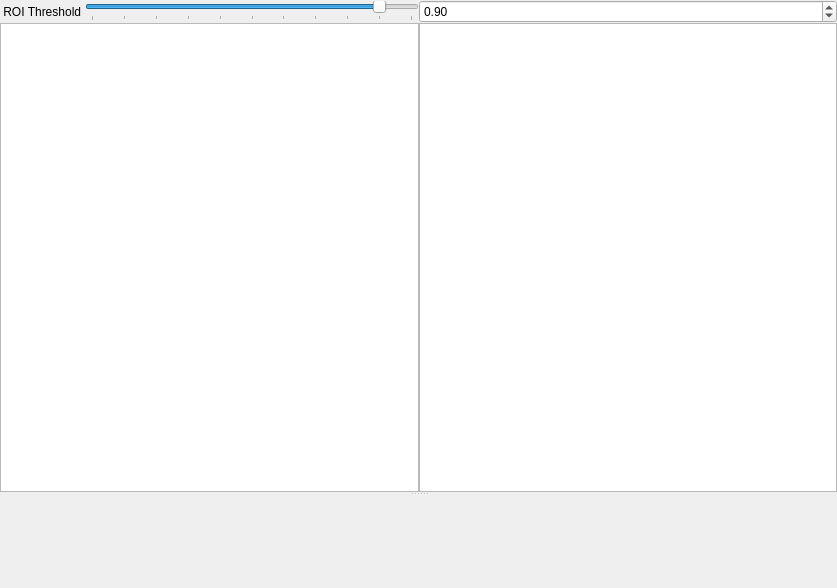
<?xml version="1.0" encoding="UTF-8"?>
<ui version="4.0">
 <class>Form</class>
 <widget class="QWidget" name="Form">
  <property name="geometry">
   <rect>
    <x>0</x>
    <y>0</y>
    <width>837</width>
    <height>588</height>
   </rect>
  </property>
  <property name="windowTitle">
   <string>Form</string>
  </property>
  <layout class="QGridLayout" name="gridLayout_3">
   <property name="leftMargin">
    <number>0</number>
   </property>
   <property name="topMargin">
    <number>0</number>
   </property>
   <property name="rightMargin">
    <number>0</number>
   </property>
   <property name="bottomMargin">
    <number>0</number>
   </property>
   <property name="spacing">
    <number>0</number>
   </property>
   <item row="0" column="0">
    <widget class="QSplitter" name="splitter">
     <property name="orientation">
      <enum>Qt::Vertical</enum>
     </property>
     <widget class="QWidget" name="layoutWidget">
      <layout class="QGridLayout" name="gridLayout">
       <property name="spacing">
        <number>0</number>
       </property>
       <item row="2" column="0" rowspan="2">
        <widget class="GraphicsView" name="graphicsView"/>
       </item>
       <item row="0" column="0">
        <layout class="QHBoxLayout" name="sliderHorizontalLayout">
         <item>
          <widget class="QLabel" name="horizontalSliderLabel">
           <property name="text">
            <string> ROI Threshold </string>
           </property>
          </widget>
         </item>
         <item>
          <widget class="QSlider" name="horizontalSlider">
           <property name="enabled">
            <bool>true</bool>
           </property>
           <property name="maximum">
            <number>100</number>
           </property>
           <property name="singleStep">
            <number>0</number>
           </property>
           <property name="value">
            <number>90</number>
           </property>
           <property name="orientation">
            <enum>Qt::Horizontal</enum>
           </property>
           <property name="tickPosition">
            <enum>QSlider::TicksBelow</enum>
           </property>
           <property name="tickInterval">
            <number>10</number>
           </property>
          </widget>
         </item>
        </layout>
       </item>
       <item row="0" column="2">
        <widget class="QDoubleSpinBox" name="sliderValueSpinBox">
         <property name="maximum">
          <double>1.000000000000000</double>
         </property>
         <property name="singleStep">
          <double>0.100000000000000</double>
         </property>
         <property name="value">
          <double>0.900000000000000</double>
         </property>
        </widget>
       </item>
       <item row="2" column="2">
        <widget class="AstroHistogramLUTWidget" name="histogram"/>
       </item>
      </layout>
     </widget>
     <widget class="AstroWaveFormPlotWidget" name="roiPlot" native="true">
      <property name="sizePolicy">
       <sizepolicy hsizetype="Preferred" vsizetype="Preferred">
        <horstretch>0</horstretch>
        <verstretch>0</verstretch>
       </sizepolicy>
      </property>
      <property name="minimumSize">
       <size>
        <width>0</width>
        <height>40</height>
       </size>
      </property>
     </widget>
    </widget>
   </item>
  </layout>
 </widget>
 <customwidgets>
  <customwidget>
   <class>PlotWidget</class>
   <extends>QWidget</extends>
   <header>pyqtgraph.widgets.PlotWidget</header>
   <container>1</container>
  </customwidget>
  <customwidget>
   <class>GraphicsView</class>
   <extends>QGraphicsView</extends>
   <header>pyqtgraph.widgets.GraphicsView</header>
  </customwidget>
  <customwidget>
   <class>HistogramLUTWidget</class>
   <extends>QGraphicsView</extends>
   <header>pyqtgraph.widgets.HistogramLUTWidget</header>
  </customwidget>
  <customwidget>
   <class>AstroHistogramLUTWidget</class>
   <extends>HistogramLUTWidget</extends>
   <header>.AstroHistogramLUTWidget</header>
  </customwidget>
  <customwidget>
   <class>AstroWaveFormPlotWidget</class>
   <extends>PlotWidget</extends>
   <header>.AstroWaveFormPlotWidget</header>
   <container>1</container>
  </customwidget>
 </customwidgets>
 <resources/>
 <connections/>
</ui>
